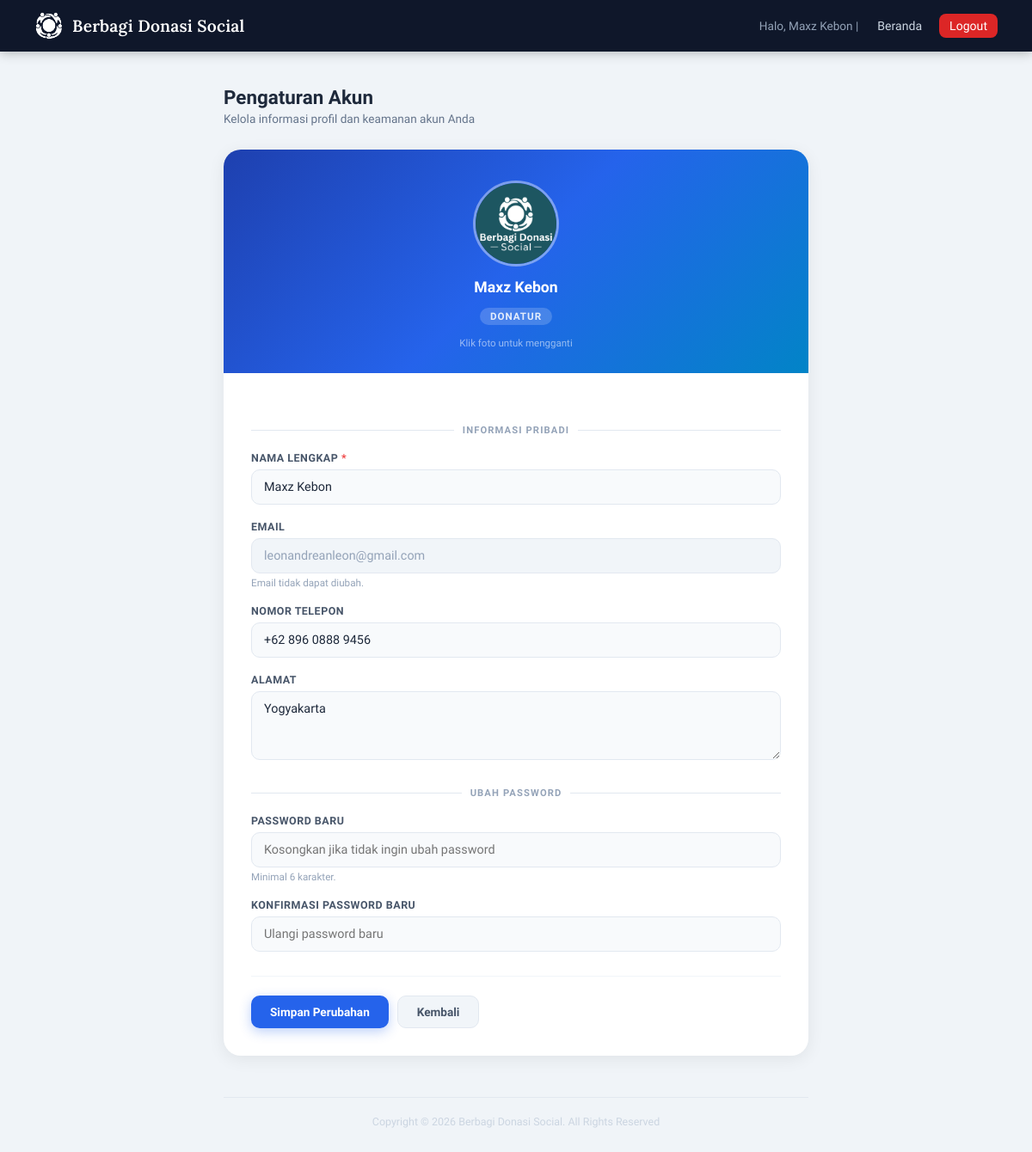
Screenshot of /pengaturan_akun.php (signed in) with the database file from the repository.
### tables this page shows
CREATE TABLE `users` (
  `id` int(11) NOT NULL,
  `name` varchar(100) NOT NULL,
  `email` varchar(100) NOT NULL,
  `phone` varchar(20) NOT NULL,
  `address` text DEFAULT NULL,
  `avatar` varchar(255) DEFAULT NULL,
  `password` varchar(255) NOT NULL,
  `role` enum('donor','manager') NOT NULL DEFAULT 'donor',
  `created_at` timestamp NOT NULL DEFAULT current_timestamp()
);

### pengaturan_akun.php (the view, shortened to what this page needs)
<?php
require 'config.php';
$user_id   = $_SESSION['user_id'];
$user_role = $_SESSION['user_role'];
$stmt = $conn->prepare("SELECT id, name, email, phone, address, avatar FROM users WHERE id = ?");
$stmt->bind_param("i", $user_id);
$stmt->execute();
$user = $stmt->get_result()->fetch_assoc();
function avatarUrl(array $user): string {
    if (!empty($user['avatar']) && file_exists('uploads/' . $user['avatar'])) {
        return 'uploads/' . htmlspecialchars($user['avatar']);
    }
    return '';
}
$backLink = 'index.php';
?>
<!DOCTYPE html>
<html lang="id">
<head>
</head>
<body>
<nav class="navbar">
    <a class="navbar-brand" href="index.php">
        <img src="uploads/LogoKecil.png" alt="Logo">
        Berbagi Donasi Social
    </a>
    <div class="navbar-links">
        <span class="user-greet">Halo, <?= htmlspecialchars($_SESSION['user_name']) ?> |</span>
        <a href="<?= $backLink ?>">Beranda</a>
        <a href="logout.php" class="btn-nav-danger">Logout</a>
    </div>
</nav>
<div class="container">
    <div class="page-head">
        <h1>Pengaturan Akun</h1>
        <p>Kelola informasi profil dan keamanan akun Anda</p>
    </div>
    <form method="post" enctype="multipart/form-data">
        <div class="card">
            <div class="avatar-section">
                <div class="avatar-wrap" onclick="document.getElementById('avatarInput').click()" title="Klik untuk ganti foto">
                    <?php $av = avatarUrl($user); ?>
                    <?php if ($av): ?>
                        <img class="avatar-img" id="avatarPreview" src="<?= $av ?>" alt="Avatar">
                    <?php else: ?>
                        <div class="avatar-placeholder" id="avatarPreview">
                            <?= mb_strtoupper(mb_substr($user['name'], 0, 1)) ?>
                        </div>
                    <?php endif; ?>
                </div>
                <div class="avatar-name"><?= htmlspecialchars($user['name']) ?></div>
                <span class="avatar-role"><?= $user_role === 'manager' ? 'Pengelola Campaign' : 'Donatur' ?></span>
                <span class="avatar-hint">Klik foto untuk mengganti</span>
            </div>
            <div class="form-section">
                <div class="section-divider">Informasi Pribadi</div>
                <div class="field">
                    <label>Nama Lengkap <span style="color:#ef4444">*</span></label>
                    <input type="text" name="name" value="<?= htmlspecialchars($user['name']) ?>" required placeholder="Nama lengkap Anda">
                </div>
                <div class="field">
                    <label>Email</label>
                    <input type="text" value="<?= htmlspecialchars($user['email']) ?>" readonly>
                    <div class="hint">Email tidak dapat diubah.</div>
                </div>
                <div class="field">
                    <label>Nomor Telepon</label>
                    <input type="tel" name="phone" value="<?= htmlspecialchars($user['phone']) ?>" placeholder="cth. 0812xxxxxxxx">
                </div>
                <div class="field">
                    <label>Alamat</label>
                    <textarea name="address" placeholder="Alamat lengkap Anda"><?= htmlspecialchars($user['address'] ?? '') ?></textarea>
                </div>
                <div class="section-divider">Ubah Password</div>
                <div class="field">
                    <label>Password Baru</label>
                    <input type="password" name="new_password" placeholder="Kosongkan jika tidak ingin ubah password" autocomplete="new-password">
                    <div class="hint">Minimal 6 karakter.</div>
                </div>
                <div class="field">
                    <label>Konfirmasi Password Baru</label>
                    <input type="password" name="confirm_password" placeholder="Ulangi password baru" autocomplete="new-password">
                </div>
                <div class="btn-row">
                    <button type="submit" class="btn btn-primary">Simpan Perubahan</button>
                    <a href="<?= $backLink ?>" class="btn btn-ghost">Kembali</a>
                </div>
            </div>
        </div>
    </form>
    <div class="dash-footer">Copyright &copy; 2026 Berbagi Donasi Social. All Rights Reserved</div>
</div>
</body>
</html>

### pengaturan_akun.php (style rules this page uses)
*, *::before, *::after { box-sizing: border-box; margin: 0; padding: 0; }
body { font-family: 'Plus Jakarta Sans', sans-serif; background: #f0f4f8; color: #1e293b; min-height: 100vh; }
.navbar { background: #0f172a; color: #fff; padding: 0 40px; height: 60px; display: flex; justify-content: space-between; align-items: center; position: sticky; top: 0; z-index: 100; box-shadow: 0 2px 12px rgba(0,0,0,.25); }
.navbar-brand { font-family: 'Lora', serif; font-size: 1.2rem; font-weight: 600; color: #fff; letter-spacing: .01em; display: flex; align-items: center; gap: 10px; text-decoration: none; }
.navbar-brand img { height: 34px; width: auto; object-fit: contain; }
.navbar-links { display: flex; align-items: center; gap: 4px; font-size: 0.88rem; }
.navbar-links .user-greet { color: #94a3b8; margin-right: 6px; font-size: 0.85rem; }
.navbar-links a { color: #cbd5e1; text-decoration: none; padding: 6px 12px; border-radius: 8px; transition: background .2s, color .2s; font-weight: 500; }
.navbar-links a.btn-nav-danger { background: #dc2626; color: #fff; margin-left: 4px; }
.container { width: 92%; max-width: 680px; margin: 0 auto; padding: 40px 0 72px; }
.page-head { margin-bottom: 28px; }
.page-head h1 { font-size: 1.4rem; font-weight: 800; color: #1e293b; margin-bottom: 4px; }
.page-head p { font-size: 0.85rem; color: #64748b; }
.card { background: #fff; border-radius: 20px; box-shadow: 0 4px 20px rgba(0,0,0,.07); overflow: hidden; }
.avatar-section { background: linear-gradient(135deg, #1e40af, #2563eb, #0284c7); padding: 36px 32px 28px; display: flex; flex-direction: column; align-items: center; gap: 14px; }
.avatar-wrap { position: relative; width: 100px; height: 100px; }
.avatar-img { width: 100px; height: 100px; border-radius: 50%; object-fit: cover; border: 3px solid rgba(255,255,255,.4); display: block; }
.avatar-name { font-size: 1.1rem; font-weight: 800; color: #fff; }
.avatar-role { font-size: 0.73rem; font-weight: 700; padding: 3px 12px; border-radius: 99px; background: rgba(255,255,255,.18); color: rgba(255,255,255,.85); text-transform: uppercase; letter-spacing: .08em; }
.avatar-hint { font-size: 0.72rem; color: rgba(255,255,255,.55); }
.form-section { padding: 32px; }
.section-divider { font-size: 0.7rem; font-weight: 700; text-transform: uppercase; letter-spacing: .1em; color: #94a3b8; margin: 28px 0 18px; display: flex; align-items: center; gap: 10px; }
.section-divider::before, .section-divider::after { content: ''; flex: 1; height: 1px; background: #e2e8f0; }
.field { margin-bottom: 18px; }
.field label { display: block; font-size: 0.78rem; font-weight: 700; color: #475569; margin-bottom: 6px; text-transform: uppercase; letter-spacing: .04em; }
.field input[type="text"], .field input[type="tel"], .field input[type="password"], .field textarea { width: 100%; padding: 11px 14px; border: 1.5px solid #e2e8f0; border-radius: 10px; font-size: 0.9rem; font-family: inherit; color: #1e293b; background: #f8fafc; transition: border-color .2s, background .2s, box-shadow .2s; outline: none; }
.field input[readonly] { background: #f1f5f9; color: #94a3b8; cursor: not-allowed; }
.field textarea { resize: vertical; min-height: 80px; }
.field .hint { font-size: 0.73rem; color: #94a3b8; margin-top: 4px; }
.btn-row { display: flex; gap: 10px; flex-wrap: wrap; margin-top: 28px; padding-top: 22px; border-top: 1.5px solid #f1f5f9; }
.btn { display: inline-block; padding: 10px 22px; border-radius: 10px; font-size: 0.85rem; font-weight: 700; border: none; cursor: pointer; font-family: inherit; text-decoration: none; transition: opacity .18s, transform .15s, box-shadow .18s; white-space: nowrap; }
.btn-primary { background: #2563eb; color: #fff; box-shadow: 0 4px 14px rgba(37,99,235,.3); }
.btn-ghost { background: #f1f5f9; color: #475569; border: 1.5px solid #e2e8f0; }
.dash-footer { margin-top: 48px; padding-top: 20px; border-top: 1px solid #e2e8f0; font-size: 0.78rem; color: #cbd5e1; text-align: center; }

### rows the page displays
users: avatar (picture), name "Maxz Kebon", email "leonandreanleon@gmail.com", phone "+62 896 0888 9456", address "Yogyakarta"

### other values shown
$_SESSION['user_name'] "Maxz Kebon"
